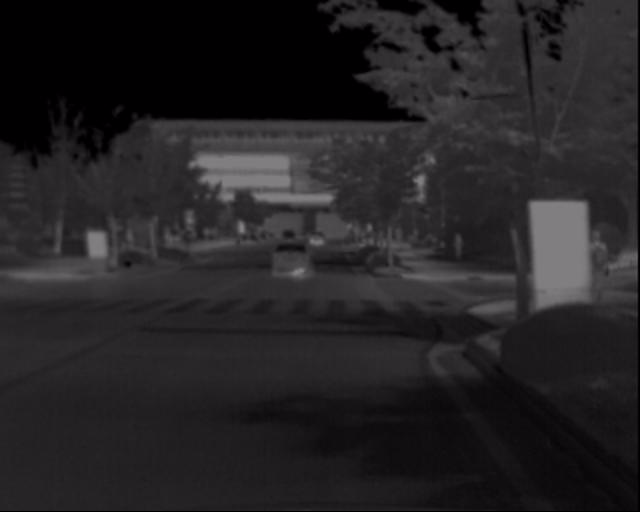
#> input picture cvc14/set06_V001_I00019_lwir.png, 640 x 512 px; its folder holds only this picture in this run
$ python cvc14_sample.py
#> lines starting #> are read from the running program, lines starting #| are printed output that depends on the picture
import cv2
import imutils
import os
import csv
import random
import torch
import torch.nn as nn
import torch.nn.functional as F


# Differential Modality Aware Fusion (DMAF) module
class DMAFModule(nn.Module):
    # [20 lines left out: functions __init__, forward, not called in this run]

# Illumination Aware Feature Alignment (IAFA) module
class IAFAAlignmentModule(nn.Module):
    # [11 lines left out: functions __init__, forward, not called in this run]

    def align_features(self, rgb_feat, thermal_feat):
        offset = (thermal_feat - rgb_feat).mean()
        return rgb_feat + offset

# Modality Alignment (MA) module with mathematical regularization
class ModalityAlignmentModule(nn.Module):
    # [11 lines left out: functions __init__, forward, not called in this run]

    def apply_offsets(self, feat, offsets):
        return feat + offsets

    # [4 lines left out: function calculate_alignment_loss, not called in this run]

# MBNet backbone that integrates DMAF, IAFA, and MA modules
class MBNetBackbone(nn.Module):
    # [17 lines left out: functions __init__, forward, not called in this run]

# Illumination Gate module with extended logic
class IlluminationGate(nn.Module):
    # [17 lines left out: functions __init__, forward, not called in this run]

# Miss Rate and FPPI Calculations
class MissRateCalculator:
    # [12 lines left out: functions __init__, update, not called in this run]

    def calculate_miss_rate(self):
        miss_rate = (1 - (self.true_positives / self.total_images)) * 100
        return miss_rate

    def calculate_fppi(self):
        fppi = self.false_positives / self.total_images
        return fppi

# Complex MBNet Evaluation Pipeline with Metrics
class MBNetEvaluator:
    # [18 lines left out: functions __init__, evaluate, not called in this run]

    def log_evaluation(self):
        miss_rate, fppi = self.evaluate()
        print(f"Miss Rate: {miss_rate:.3f}% | FPPI: {fppi:.5f}")

# Full evaluation on the dataset
class DatasetEvaluator:
    def __init__(self):
        self.evaluator = MBNetEvaluator()

    # [10 lines left out: functions run_full_evaluation, save_results, not called in this run]

def convert_to_thermal_image(image):
    gray_image = cv2.cvtColor(image, cv2.COLOR_BGR2GRAY)
    thermal_image = cv2.applyColorMap(gray_image, cv2.COLORMAP_JET)
    return thermal_image

def detector(image):
    hog = cv2.HOGDescriptor()
    hog.setSVMDetector(cv2.HOGDescriptor_getDefaultPeopleDetector())
    image = imutils.resize(image, width=min(400, image.shape[1]))
    (regions, _) = hog.detectMultiScale(image, winStride=(4, 4), padding=(4, 4), scale=1.05)
    for (x, y, w, h) in regions:
        cv2.rectangle(image, (x, y), (x + w, y + h), (0, 0, 255), 2)
    return image

def cvc14_eval():
    dataset_path = "cvc14"
    image_paths = []

    for i in range(19, 2680, 20):
        image_name = f"set06_V001_I{i:05d}_lwir.png"
        image_path = os.path.join(dataset_path, image_name)
        image_paths.append(image_path)

    fps = 30
    frame_delay = int(1000 / fps)

    for image_path in image_paths:
        image = cv2.imread(image_path)
#> image is the input picture: shape (512, 640, 3); mean B, G, R 37, 35.1, 37

        if image is None:
            print(f"Error: Unable to load image {image_path}.")
            continue

        rgb_detection = detector(image)
#> in detector, `(regions, _) = hog.detectMultiScale(image, winStride=(4, 4), padding=(..`: regions = ()
        thermal_image = convert_to_thermal_image(image)
#> in convert_to_thermal_image, `thermal_image = cv2.applyColorMap(gray_image, cv2.COLORMAP_JET)`:
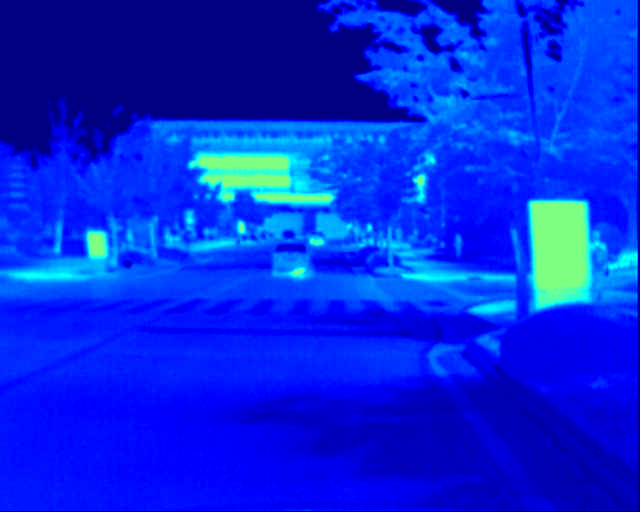
#> thermal_image: shape (512, 640, 3); mean B, G, R 223.9, 41.3, 3.1
        thermal_detection = detector(thermal_image)

        cv2.imshow('RGB Detection', rgb_detection)
        cv2.imshow('Thermal Detection', thermal_detection)

        if cv2.waitKey(frame_delay) & 0xFF == ord('q'):
#> (key q is pressed here)
            break

    cv2.destroyAllWindows()

if __name__ == "__main__":
    cvc14_eval()

# Attention-Guided Modality Fusion (AGMF) module
class AGMFModule(nn.Module):
    # [11 lines left out: functions __init__, forward, not called in this run]

# Advanced Modality Refinement (AMR) module with gradient loss
class AMRModule(nn.Module):
    # [14 lines left out: functions __init__, forward, compute_gradient_loss, not called in this run]

# Feature Scaling and Normalization (FSN) module
class FSNModule(nn.Module):
    def __init__(self, num_features):
        super(FSNModule, self).__init__()
        self.scaling_factor = nn.Parameter(torch.ones(num_features))

    # [4 lines left out: function forward, not called in this run]

# Channel Attention Mechanism (CAM) module with advanced feature recalibration
class CAMModule(nn.Module):
    # [11 lines left out: functions __init__, forward, not called in this run]

# Multi-Scale Fusion (MSF) module for advanced processing
class MSFModule(nn.Module):
    # [11 lines left out: functions __init__, forward, not called in this run]

# Full MBNet backbone with new components
class FullMBNet(nn.Module):
    # [26 lines left out: functions __init__, forward, not called in this run]

# Advanced miss rate calculation with weighted averaging
class AdvancedMissRateCalculator:
    # [21 lines left out: functions __init__, update, calculate_weighted_miss_rate, not called in this run]

    def calculate_fppi(self):
        return self.false_positives / self.total_images

# Advanced MBNet evaluation pipeline with additional metrics
class AdvancedMBNetEvaluator:
    def __init__(self):
        self.miss_rate_calculator = AdvancedMissRateCalculator()
        self.full_mbnet = FullMBNet()

    # [9 lines left out: function evaluate, not called in this run]

    def log_advanced_evaluation(self, rgb_images, thermal_images, ground_truths, weights):
        miss_rate, fppi = self.evaluate(rgb_images, thermal_images, ground_truths, weights)
        print(f"Advanced Miss Rate: {miss_rate:.3f}% | FPPI: {fppi:.5f}")
